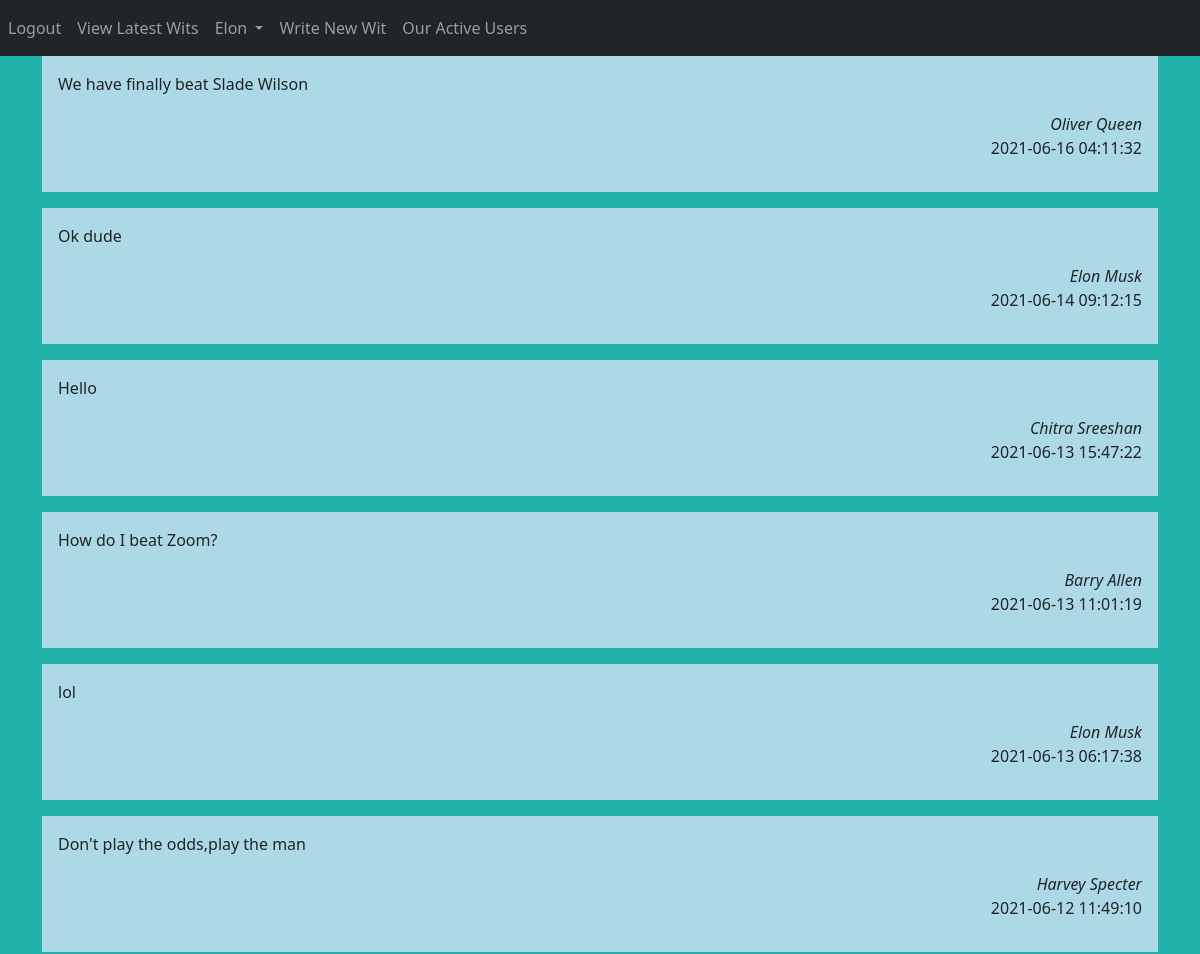
The page / (signed in, upper part) on the database as committed earlier.
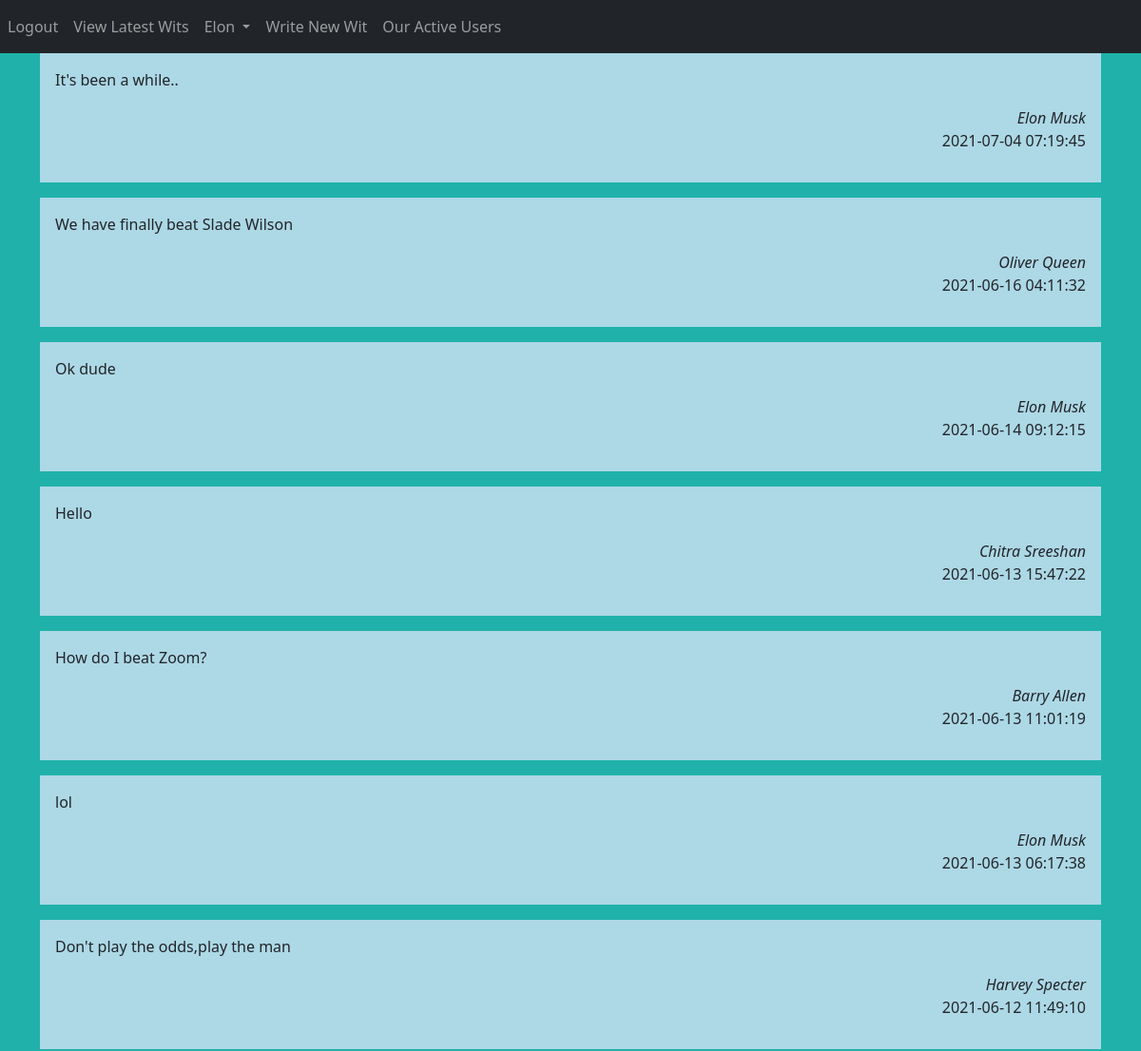
The same page on the database as committed later.
### Website/models.py (models this page shows)
class User(db.Model,UserMixin):
    id=db.Column(db.Integer,primary_key=True)
    email=db.Column(db.String(100),unique=True)
    phoneNumber=db.Column(db.String(10),unique=True)
    password=db.Column(db.String(100))
    firstName=db.Column(db.String(100))
    lastName=db.Column(db.String(100))
    blogs=db.relationship('Blog')

class Blog(db.Model):
      id=db.Column(db.Integer,primary_key=True)
      data=db.Column(db.String(10000))
      date=db.Column(db.DateTime(timezone=True),default=func.now())
      userId=db.Column(db.Integer,db.ForeignKey('user.id'))

### Website/views.py (the view)
@views.route("/")
@login_required
def home():
    blogAll=Blog.query.all()
    blogAll=blogAll[::-1]
    blogLength=len(blogAll)
    author=[]
    for blog in blogAll:
        author.append(User.query.filter_by(id=blog.userId).first())
    return render_template("allblogs.html",blogs=blogAll,author=author,user=current_user,blogLength=blogLength)

### Website/__init__.py (called while the page is built)
def createApp():
    app=Flask(__name__)
    app.config['SECRET_KEY']='adflsbvgaj'
    app.config['SQLALCHEMY_DATABASE_URI']=f'sqlite:///{DB_NAME}'
    db.init_app(app)
    from .views import views
    from .auth import auth
    app.register_blueprint(views,url_prefix='/')
    app.register_blueprint(auth,url_prefix='/')
    from .models import User,Blog
    createDB(app)
    login_manager=LoginManager()
    login_manager.login_view='auth.login'
    login_manager.init_app(app)
    @login_manager.user_loader
    def loadUser(id):
         return User.query.get(int(id))
    return app

### Website/templates/allblogs.html (shortened to what this page needs)
{% extends "base.html" %}
{% block content%}
{%for i in range(blogLength)%}
<figure>
  <div class="card-body" style="background-color:lightblue;">
    <p>{{blogs[i].data}}</p>
  <div align="right">
      <cite align="right" title="Source Title">{{author[i].firstName + " " +author[i].lastName}}</cite>
      <p>{{blogs[i].date}}</p>
  </div>
    </div>
</figure>
{% endfor %}
{%endblock%}

### Website/templates/base.html (shortened to what this page needs)
<!DOCTYPE html>
<html>
<head>
    <link href="https://cdn.jsdelivr.net/npm/bootstrap@5.0.1/dist/css/bootstrap.min.css" rel="stylesheet">
</head>
<body style="background-color: lightseagreen;">
    <nav class="navbar navbar-expand-lg navbar-dark bg-dark">
          <div class="collapse navbar-collapse" id="navbar">
            <ul class="navbar-nav me-auto mb-2 mb-lg-0">
              <li class="nav-item">
                {% if user.is_authenticated%}
                <a class="nav-item nav-link" id="logout" href="/logout">Logout</a>
              </li>
              <li>
                <a class="nav-item nav-link" id="home" href="/">View Latest Wits</a>
              </li>
              <li class="nav-item dropdown">
                <a class="nav-link dropdown-toggle" href="#" id="navbarDropdown" role="button" data-bs-toggle="dropdown" aria-expanded="false">
                  {{user.firstName}}
                </a>
                <li>
                <a class="nav-item nav-link" id="viewblogs" href="/writeBlog">Write New Wit</a>
                </li>
                <li>
                  <a class="nav-item nav-link" id="viewblogs" href="/bloggers">Our Active Users</a>
                </li>
              </li>
        {%endif%}
      </nav>
      <div class="container">
          {%block content%}
          {%endblock%}
      </div>
</body>
</html>

Rows that differ between the two databases and show on the page:
added Blog: data "It's been a while..", date "2021-07-04 07:19:45"
Other text that changed with them:
new list line: "Elon Musk"
